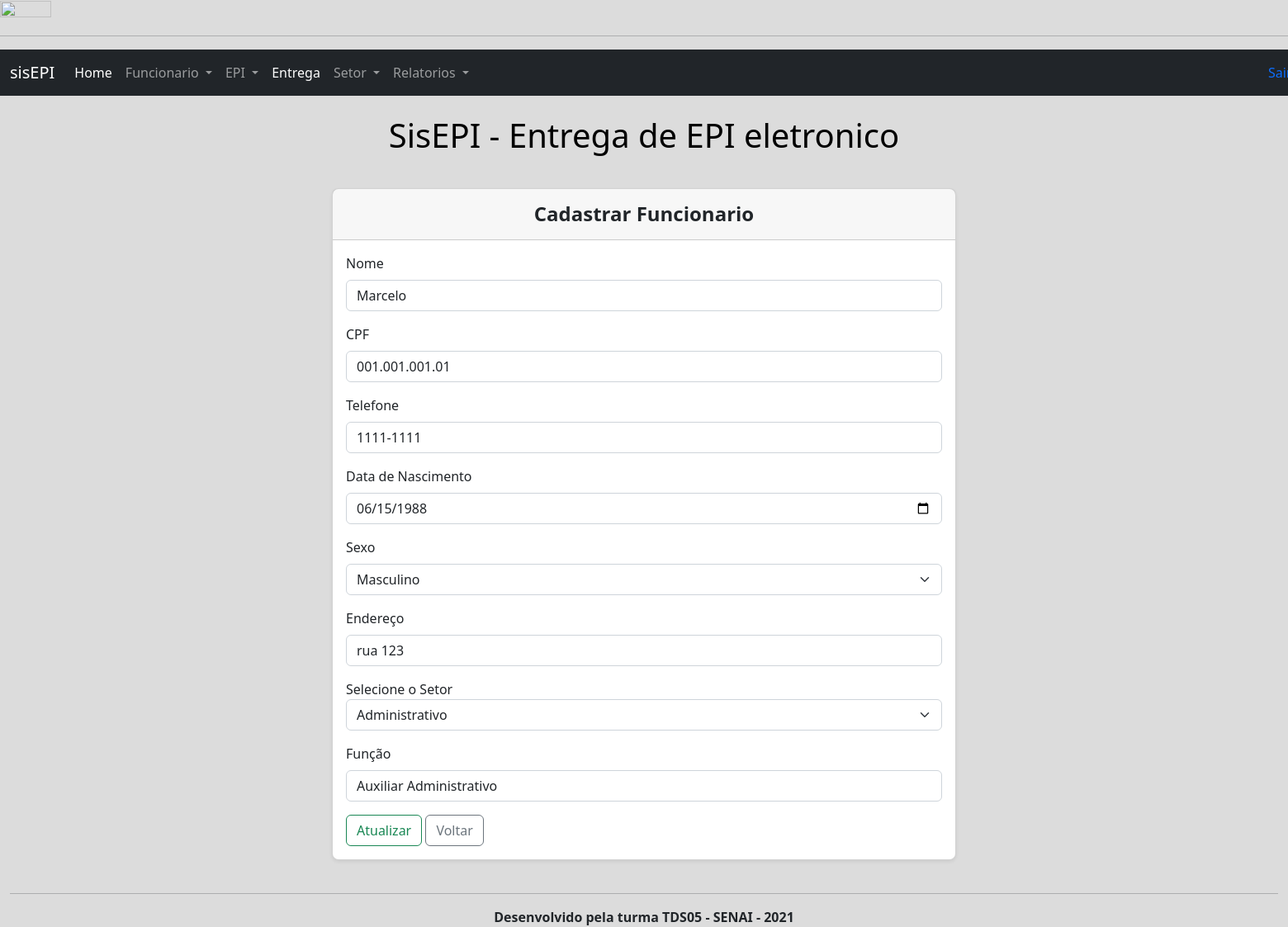
The app's page /editafunc.php?id=1 with its own data.
### tables this page shows
CREATE TABLE `funcionarios` (
  `matricula` int(11) NOT NULL,
  `nome` varchar(100) NOT NULL,
  `cpf` varchar(50) NOT NULL,
  `data_nascimento` varchar(50) NOT NULL,
  `sexo` varchar(50) NOT NULL,
  `endereco` varchar(150) NOT NULL,
  `telefone` varchar(50) NOT NULL,
  `setor` varchar(50) NOT NULL,
  `funcao` varchar(50) NOT NULL
);

### editafunc.php (the view, shortened to what this page needs)
<!DOCTYPE html>
<html lang="pt-br">
<head>
    <link href="https://cdn.jsdelivr.net/npm/bootstrap@5.2.0-beta1/dist/css/bootstrap.min.css" rel="stylesheet">
</head>
<body>
    <img src="" width="20%" height="20%" />
    <hr />
    <header>
        <nav class="navbar navbar-expand-lg navbar-dark bg-dark">
            <div class="container-fluid">
                <a class="navbar-brand" href="dash.php">sisEPI</a>
                <div class="collapse navbar-collapse" id="navbarSupportedContent">
                    <ul class="navbar-nav me-auto mb-2 mb-lg-0">
                        <li class="nav-item">
                            <a class="nav-link active" aria-current="page" href="dash.php">Home</a>
                        </li>
                        <li class="nav-item dropdown">
                            <a class="nav-link dropdown-toggle" href="#" id="navbarDropdown" role="button" data-bs-toggle="dropdown" aria-expanded="false">
                                Funcionario
                            </a>
                        </li>
                        <li class="nav-item dropdown">
                            <a class="nav-link dropdown-toggle" href="#" id="navbarDropdown" role="button" data-bs-toggle="dropdown" aria-expanded="false">
                                EPI
                            </a>
                        </li>
                        <li class="nav-item">
                            <a class="nav-link active" aria-current="page" href="entrega.php">Entrega</a>
                        </li>
                        <li class="nav-item dropdown">
                            <a class="nav-link dropdown-toggle" href="#" id="navbarDropdown" role="button" data-bs-toggle="dropdown" aria-expanded="false">
                                Setor
                            </a>
                        </li>
                        <li class="nav-item dropdown">
                            <a class="nav-link dropdown-toggle" href="#" id="navbarDropdown" role="button" data-bs-toggle="dropdown" aria-expanded="false">
                                Relatorios
                            </a>
                        </li>
                        <li class="nav-item" id="sair">
                            <a href="sair.php" style="text-decoration:none">Sair&nbsp;<img src="imagem/logout2.png" width="23" height="23"></a>
                        </li>
                    </ul>
                </div>
            </div>
        </nav>
    </header>
    <div class="container-fluid">
        <br>
        <center>
            <h1>
                <p class="text-black">SisEPI - Entrega de EPI eletronico</p>
            </h1>
        </center>
        <br>
        <section>
            <div class="row justify-content-center row-cols-1 row-cols-md-2 mb-2">
                <div class="col">
                    <div class="card mb-4 rounded-3 shadow-sm">
                        <div class="card-header py-3">
                            <h4 class="my-0 fw-normal text-center"><b>Cadastrar Funcionario</b></h4>
                        </div>
                        <div class="card-body">
                            <?php
                            include 'conecta.php';
                            $id = $_GET['id'];
                            $sql = "SELECT * FROM funcionarios WHERE matricula=$id";
                            $query = $conn->query($sql);
                            while ($dados = $query->fetch_assoc()) {
                                $id = $dados['matricula'];
                                $nome = $dados['nome'];
                                $cpf = $dados['cpf'];
                                $telefone = $dados['telefone'];
                                $data_nascimento = $dados['data_nascimento'];
                                $sexo = $dados['sexo'];
                                $endereco = $dados['endereco'];
                                $funcao = $dados['funcao'];
                            }
                            ?>
                            <form action="editarfunc.php?id=<?php echo $id; ?>" method="POST">
                            <div class="mb-3">
                                    <label class="form-label">Nome</label>
                                    <input type="text" class="form-control" name="nome" value="<?php echo $nome; ?>" required>
                                </div>
                                <div class="mb-3">
                                    <label class="form-label">CPF</label>
                                    <input type="text" class="form-control" name="cpf" value="<?php echo $cpf; ?>">
                                </div>
                                <div class="mb-3">
                                    <label class="form-label">Telefone</label>
                                    <input type="text" class="form-control" name="telefone" value="<?php echo $telefone; ?>">
                                </div>
                                <div class="mb-3">
                                    <label class="form-label">Data de Nascimento</label>
                                    <input type="date" class="form-control" name="data_nascimento" value="<?php echo $data_nascimento; ?>">
                                </div>
                                <div class="mb-3">
                                    <label class="form-label">Sexo</label>
                                    <select class="form-select" name="sexo">
                                        <option selected ><?php echo $sexo; ?></option>
                                    </select>
                                </div>
                                <div class="mb-3">
                                    <label class="form-label">Endereço</label>
                                    <input type="text" class="form-control" name="endereco" value="<?php echo $endereco; ?>">
                                </div>
                                <div class="mb-3">
                                    <label for="setor">Selecione o Setor</label>
                                    <?php
                                    include 'conecta.php';
                                    $query = mysqli_query($conn, "SELECT * FROM setor ORDER BY nome");
                                    echo '<select name="setor" class="form-select">';
                                    while ($dados = $query->fetch_array()) {
                                        echo "<option value='" . $dados['id'] . "'>" . $dados['nome'] . "</option>";
                                    }
                                    echo "</select>";
                                    ?>
                                </div>
                                <div class="mb-3">
                                    <label class="form-label">Função</label>
                                    <input type="text" class="form-control" name="funcao" value="<?php echo $funcao; ?>">
                                </div>
                                <button type="submit" class="btn btn-outline-success">Atualizar</button>
                                <a href="dash.php"><button type="button" class="btn btn-outline-secondary">Voltar</button></a>
                            </form>
                        </div>
                    </div>
                </div>
        </section>
        <footer>
            <hr />
            <center><b>Desenvolvido pela turma TDS05 - SENAI - 2021</b></center>
        </footer>
</body>
</html>

### editafunc.php (style rules this page uses)
body { background-color: #DCDCDC; }
#sair { padding-left: 60em; padding-top: .5em; }

### records on screen
funcionarios: nome "Marcelo", cpf "001.001.001.01", telefone "1111-1111", data_nascimento "06/15/1988", sexo "Masculino", endereco "rua 123", funcao "Auxiliar Administrativo"

### other values on screen
form field setor "Administrativo"
